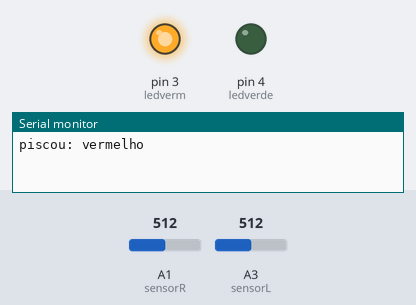
The sketch below on a simulated Arduino Uno, built with avr-gcc and run on an emulated ATmega328P. On the bench: output pins drawn as LEDs (lit = HIGH), the last lines printed to the serial monitor. Inputs (shaded band) come from the test bench; at power-on: A1 (sensorR) = 512, A3 (sensorL) = 512.

Above: at 1.01 s.
At 4.16 s:
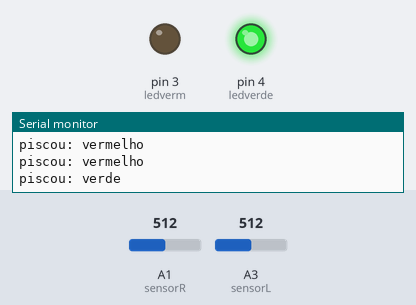
At 9.6 s:
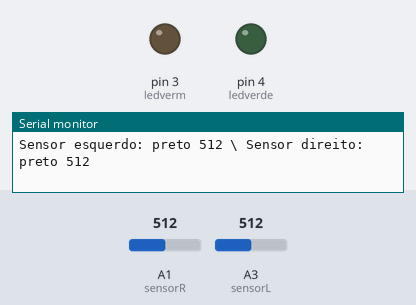
9.7 s: A1 (sensorR) set to 566
12.7 s: A1 (sensorR) set to 599
14.6 s: A3 (sensorL) set to 568
17.6 s: A3 (sensorL) set to 593
Timing chart, 0 to 20.6 s (numbered marks = the images above; inputs shaded):
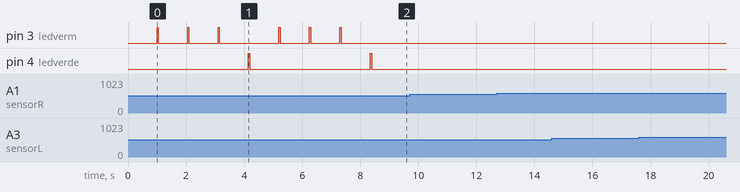

The sketch:

autocalibra2.ino
```cpp
const int ledverde = 4;
const int ledverm = 3;
#define sensorL A3
#define sensorR A1

int pretogL;
int pretogR;
String ivL;
String ivR;

void pisca(int t, int led) {
  for (int i = 0; i < t; i++) {
    delay(1000);
    digitalWrite(led, HIGH);
    Serial.print("piscou: ");
    switch (led) {case 3: Serial.println("vermelho"); break; case 4: Serial.println("verde");}
    delay(50);
    digitalWrite(led, LOW);
  }
}

String defcor(int val, int pretog) {
  if (val <= pretog + 70 ) {
    return "preto";
  } else {
    return "branco";
  }
}

void setup() {
  Serial.begin(9600);
  pinMode(ledverde, OUTPUT);
  pinMode(ledverm, OUTPUT);

  pinMode(sensorL, INPUT);
  pinMode(sensorR, INPUT);

  pisca(3, ledverm); pretogL = analogRead(sensorL); pisca(1, ledverde);
  pisca(3, ledverm); pretogR = analogRead(sensorR); pisca(1, ledverde);
}

void loop() {
  int sensval[2] = {analogRead(sensorL), analogRead(sensorR)};
  ivL = defcor(sensval[0], pretogL); ivR = defcor(sensval[1], pretogR);
  Serial.print("Sensor esquerdo: "); Serial.print(ivL); Serial.print(" " + String(sensval[0]));
  Serial.print(" \\ Sensor direito: "); Serial.print(ivR); Serial.println(" " + String(sensval[1]));
}
```
